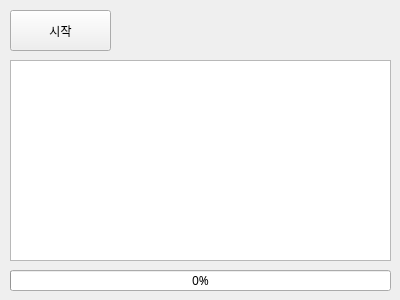
<?xml version="1.0" encoding="UTF-8"?>
<ui version="4.0">
 <class>Form</class>
 <widget class="QWidget" name="Form">
  <property name="geometry">
   <rect>
    <x>0</x>
    <y>0</y>
    <width>400</width>
    <height>300</height>
   </rect>
  </property>
  <property name="maximumSize">
   <size>
    <width>400</width>
    <height>300</height>
   </size>
  </property>
  <property name="font">
   <font>
    <family>한컴 고딕</family>
   </font>
  </property>
  <property name="windowTitle">
   <string>Form</string>
  </property>
  <widget class="QPushButton" name="btnStart">
   <property name="geometry">
    <rect>
     <x>10</x>
     <y>10</y>
     <width>101</width>
     <height>41</height>
    </rect>
   </property>
   <property name="text">
    <string>시작</string>
   </property>
  </widget>
  <widget class="QProgressBar" name="pgbTask">
   <property name="geometry">
    <rect>
     <x>10</x>
     <y>270</y>
     <width>381</width>
     <height>21</height>
    </rect>
   </property>
   <property name="value">
    <number>0</number>
   </property>
  </widget>
  <widget class="QTextBrowser" name="txbLog">
   <property name="geometry">
    <rect>
     <x>10</x>
     <y>60</y>
     <width>381</width>
     <height>201</height>
    </rect>
   </property>
  </widget>
 </widget>
 <resources/>
 <connections/>
</ui>
